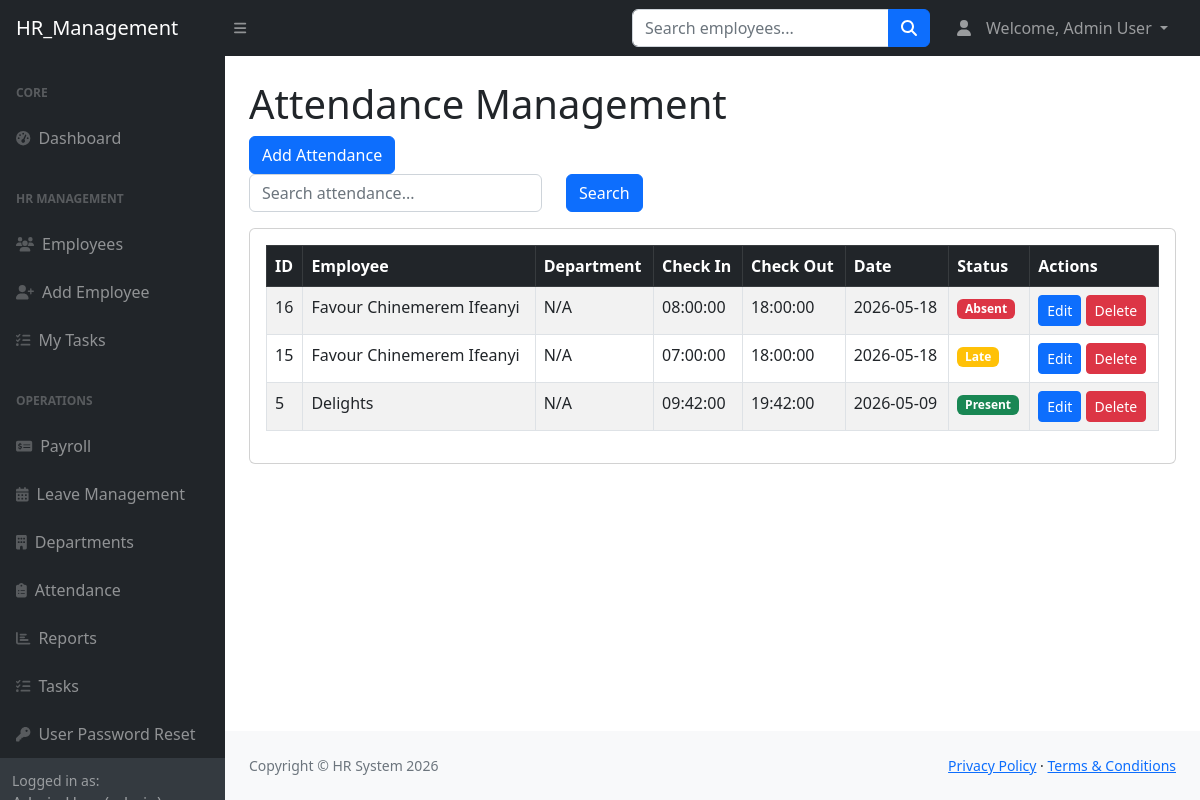
Page /hr_suite/attendance/index.php (signed in) on the committed database.
### tables this page shows
CREATE TABLE `attendance` (
  `id` int(11) NOT NULL,
  `user_id` int(11) NOT NULL,
  `check_in` time NOT NULL,
  `check_out` time DEFAULT NULL,
  `attendance_date` date NOT NULL,
  `status` enum('Present','Absent','Late') NOT NULL DEFAULT 'Present',
  `created_at` timestamp NOT NULL DEFAULT current_timestamp()
);

CREATE TABLE `users` (
  `id` int(11) NOT NULL,
  `full_name` varchar(100) NOT NULL,
  `email` varchar(100) NOT NULL,
  `password` varchar(255) NOT NULL,
  `role` enum('admin','hr','employee') NOT NULL DEFAULT 'employee',
  `department_id` int(11) NOT NULL,
  `created_at` timestamp NOT NULL DEFAULT current_timestamp(),
  `profile_image` varchar(255) DEFAULT NULL
);

### hr_suite/attendance/index.php (the view, shortened to what this page needs)
<?php
$limit = 5;
$page = isset($_GET['page']) ? $_GET['page'] : 1;
$start = ($page - 1) * $limit;
include("../config/db.php");
$search = "";
$sql = "SELECT
            attendance.*,
            users.full_name,
            departments.department_name
        FROM attendance
        LEFT JOIN users
        ON attendance.user_id = users.id
        LEFT JOIN departments
        ON users.department_id = departments.id
        WHERE
            users.full_name LIKE '%$search%'
            OR attendance.status LIKE '%$search%'
            OR attendance.attendance_date LIKE '%$search%'
        ORDER BY id DESC
        LIMIT $start, $limit";
$result = mysqli_query($conn, $sql);
?>
<?php include("../includes/header.php"); ?>
<div id="layoutSidenav">
<?php include("../includes/sidebar.php"); ?>
<div id="layoutSidenav_content">
<main>
<div class="container-fluid px-4">
<h1 class="mt-4">Attendance Management</h1>
<?php if($_SESSION['role'] == 'admin' || $_SESSION['role'] == 'hr'): ?>
<a href="add_attendance.php" class="btn btn-primary">
    Add Attendance
</a>
<?php endif; ?>
<form method="GET" class="mb-3">
<div class="row">
<div class="col-md-4">
<input type="text"
       name="search"
       class="form-control"
       placeholder="Search attendance..."
       value="<?php echo $search; ?>">
</div>
<div class="col-md-2">
<button type="submit" class="btn btn-primary">
    Search
</button>
</div>
</div>
</form>
<div class="card mb-4">
<div class="card-body">
<table class="table table-bordered table-striped">
<thead class="table-dark">
<tr>
    <th>ID</th>
    <th>Employee</th>
    <th>Department</th>
    <th>Check In</th>
    <th>Check Out</th>
    <th>Date</th>
    <th>Status</th>
    <th>Actions</th>
</tr>
</thead>
<tbody>
<?php while($row = mysqli_fetch_assoc($result)): ?>
<tr>
<td><?php echo $row['id']; ?></td>
<td><?php echo $row['full_name']; ?></td>
<td><?php echo $row['department_name'] ?? 'N/A'; ?></td>
<td><?php echo $row['check_in']; ?></td>
<td>
    <?php echo $row['check_out'] ?? 'N/A'; ?>
</td>
<td><?php echo $row['attendance_date']; ?></td>
<td>
<?php if($row['status'] == 'Present'): ?>
<span class="badge bg-success">
    Present
</span>
<?php elseif($row['status'] == 'Late'): ?>
<span class="badge bg-warning">
    Late
</span>
<?php else: ?>
<span class="badge bg-danger">
    Absent
</span>
<?php endif; ?>
</td>
<td>
<?php if($_SESSION['role'] == 'admin' || $_SESSION['role'] == 'hr'): ?>
<a href="edit_attendance.php?id=<?php echo $row['id']; ?>"
   class="btn btn-primary btn-sm">
   Edit
</a>
<?php endif; ?>
<?php if($_SESSION['role'] == 'admin'): ?>
<a href="delete_attendance.php?id=<?php echo $row['id']; ?>"
   class="btn btn-danger btn-sm"
   onclick="return confirm('Delete this record?')">
   Delete
</a>
<?php endif; ?>
</td>
</tr>
<?php endwhile; ?>
</tbody>
</table>
</div>
</div>
</div>
</main>
<?php include("../includes/footer.php"); ?>

### rows in the picture
attendance: id "16", user.full_name "Favour Chinemerem Ifeanyi", department_name "N/A", check_in "08:00:00", check_out "18:00:00", attendance_date "2026-05-18", status "Absent"
attendance: id "15", user.full_name "Favour Chinemerem Ifeanyi", department_name "N/A", check_in "07:00:00", check_out "18:00:00", attendance_date "2026-05-18", status "Late"
attendance: id "5", user.full_name "Delights", department_name "N/A", check_in "09:42:00", check_out "19:42:00", attendance_date "2026-05-09", status "Present"

### other values in the picture
$name "Admin User"
